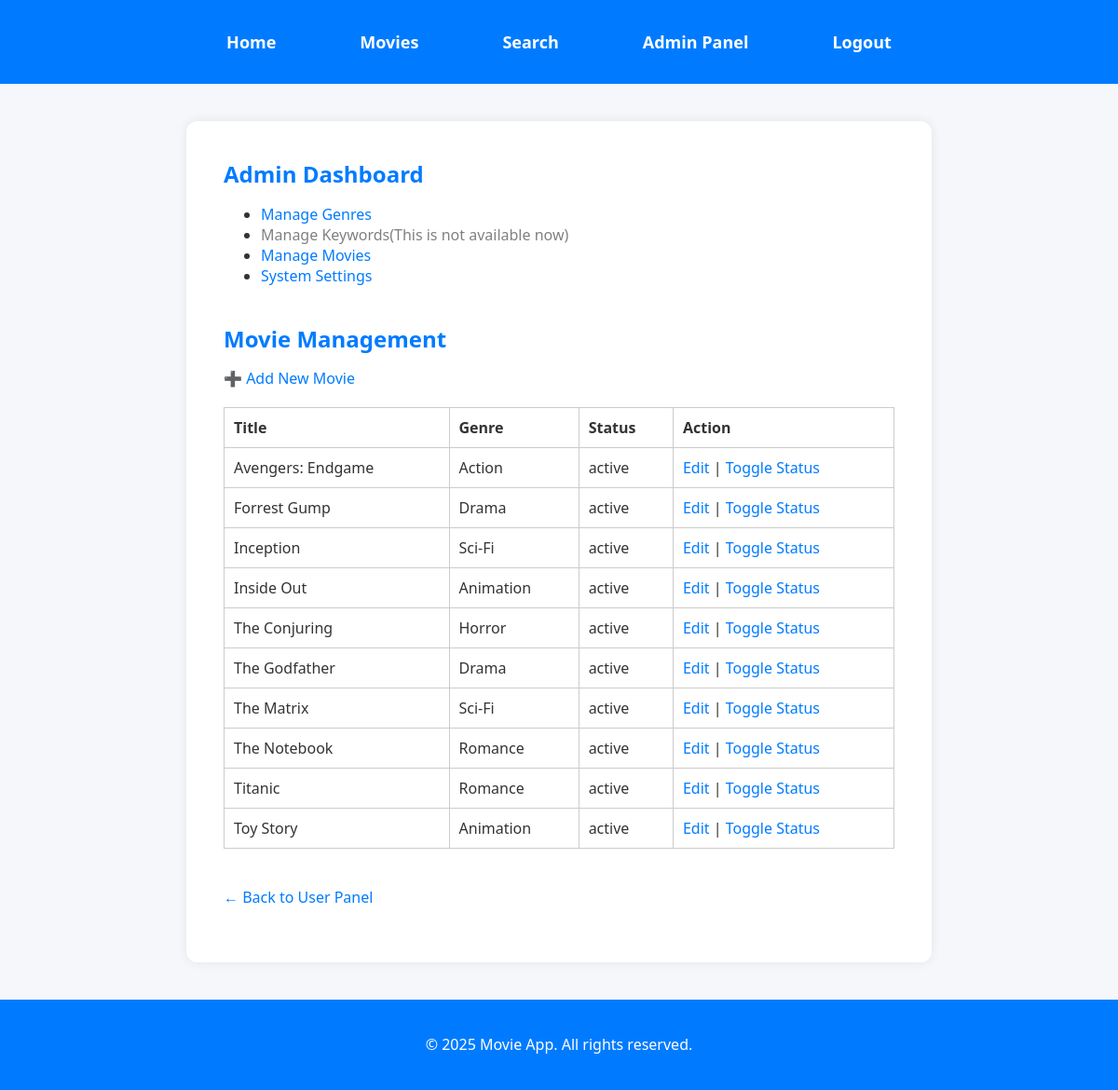
The app's page /admin/movies_index.php (signed in) with its own data.
### tables this page shows
CREATE TABLE `movies` (
  `id` int(11) NOT NULL,
  `title` varchar(255) NOT NULL,
  `genre_id` int(11) DEFAULT NULL,
  `release_year` int(11) DEFAULT NULL,
  `description` text DEFAULT NULL,
  `poster_url` text DEFAULT NULL,
  `rating` varchar(10) DEFAULT NULL,
  `status` enum('active','inactive') DEFAULT 'active',
  `image_path` varchar(255) DEFAULT NULL
);

CREATE TABLE `genres` (
  `id` int(11) NOT NULL,
  `name` varchar(100) NOT NULL
);

### admin/movies_index.php (the view, shortened to what this page needs)
<?php
include '../includes/header.php';
include '../includes/navigation.php';
$db = (new DBConnection())->getConnection();
$result = $db->query("SELECT m.id, m.title, g.name AS genre, m.status
                    FROM movies m
                    JOIN genres g ON m.genre_id = g.id
                    ORDER BY m.title");
?>
<main class="admin-container">
<h2>Admin Dashboard</h2>
<ul style="margin-bottom: 40px;">
    <li><a href="manage_genre.php">Manage Genres</a></li>
    <li><span style="color: gray; cursor: default;">Manage Keywords(This is not available now)</span></li>
    <li><a href="manage_movie.php">Manage Movies</a></li>
    <li><a href="system_index.php">System Settings</a></li>
</ul>
<h2>Movie Management</h2>
<a href="manage_movie.php">➕ Add New Movie</a>
<table border="1" cellpadding="5">
    <tr><th>Title</th><th>Genre</th><th>Status</th><th>Action</th></tr>
    <?php while ($movie = $result->fetch_assoc()): ?>
        <tr>
        <td><?= htmlspecialchars($movie['title']) ?></td>
        <td><?= htmlspecialchars($movie['genre']) ?></td>
        <td><?= $movie['status'] ?></td>
        <td>
            <a href="manage_movie.php?id=<?= $movie['id'] ?>">Edit</a> |
            <a href="update_status.php?id=<?= $movie['id'] ?>">Toggle Status</a>
        </td>
        </tr>
    <?php endwhile; ?>
</table>
<p style="margin-top: 40px;">
    <a href="/user/home.php">← Back to User Panel</a>
</p>
</main>
<?php include '../includes/footer.php'; ?>

### assets/css/style.css (style rules this page uses)
* { box-sizing: border-box; }
html, body { margin: 0; padding: 0; font-family: 'Segoe UI', sans-serif; background-color: #f5f7fa; color: #333; height: 100%; display: flex; flex-direction: column; }
h2 { color: var(--theme-color); margin-bottom: 15px; }
p { font-size: 16px; line-height: 1.6; }

### assets/css/admin.css (style rules this page uses)
body.admin-page { background-color: #f5f7fa; font-family: 'Segoe UI', sans-serif; color: #333; margin: 0; padding: 0; }
.admin-container { max-width: 800px; width: 95%; margin: 40px auto; padding: 40px; background: #fff; border-radius: 12px; box-shadow: 0 0 12px rgba(0, 0, 0, 0.08); }
table { width: 100%; border-collapse: collapse; margin-top: 20px; }
th, td { padding: 10px; border: 1px solid #ccc; text-align: left; }
h2 { color: var(--theme-color); margin-top: 0; }
a { color: var(--theme-color); text-decoration: none; }

### records on screen
movies: title "Avengers: Endgame", genre.name "Action", status "active"
movies: title "Forrest Gump", genre.name "Drama", status "active"
movies: title "Inception", genre.name "Sci-Fi", status "active"
movies: title "Inside Out", genre.name "Animation", status "active"
movies: title "The Conjuring", genre.name "Horror", status "active"
movies: title "The Godfather", genre.name "Drama", status "active"
movies: title "The Matrix", genre.name "Sci-Fi", status "active"
movies: title "The Notebook", genre.name "Romance", status "active"
movies: title "Titanic", genre.name "Romance", status "active"
movies: title "Toy Story", genre.name "Animation", status "active"
